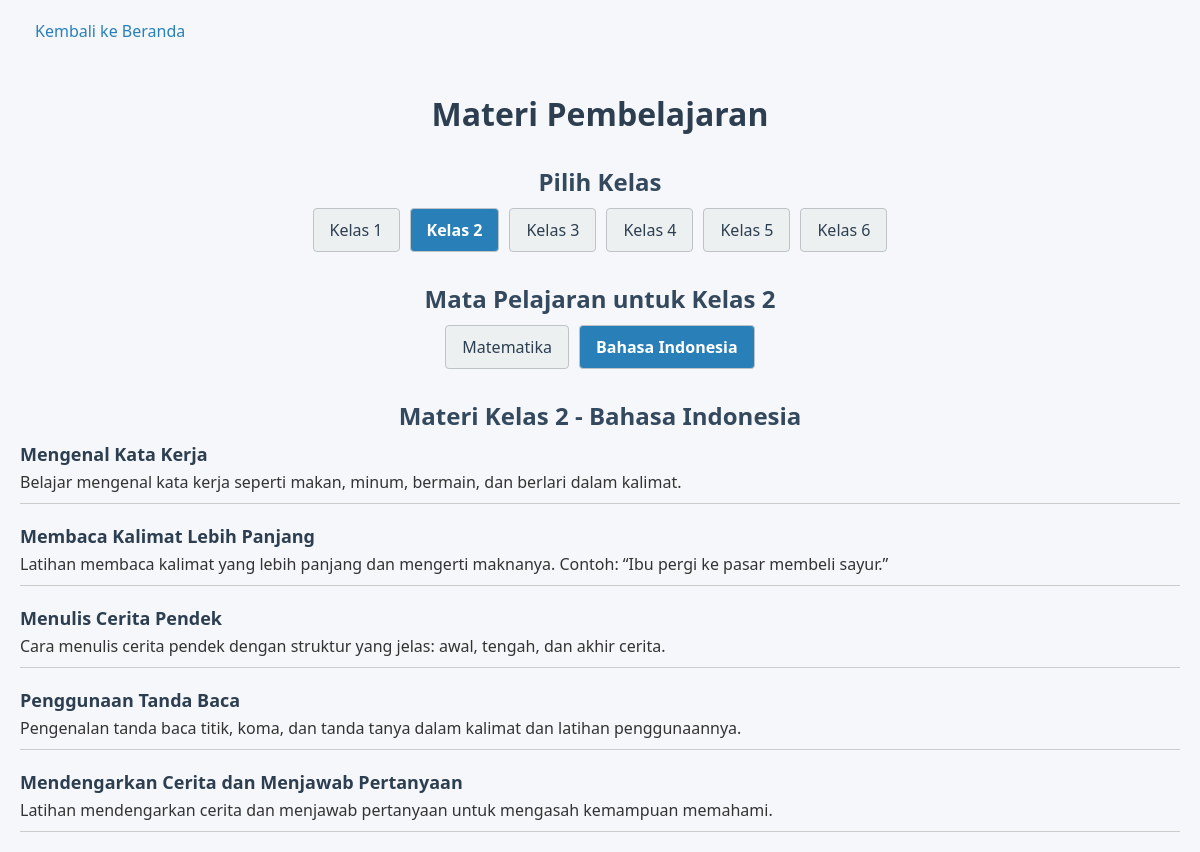
/materi.php?kelas=2&mapel=Bahasa+Indonesia (signed in), run on the app's committed database.
### tables this page shows
CREATE TABLE `materi` (
  `id` int(11) NOT NULL,
  `kelas` int(11) NOT NULL,
  `mapel` varchar(50) NOT NULL,
  `judul` varchar(255) NOT NULL,
  `konten` text NOT NULL
);

### materi.php (the view, shortened to what this page needs)
<?php
include 'db.php';
$kelas = isset($_GET['kelas']) ? (int)$_GET['kelas'] : 0;
$mapel = isset($_GET['mapel']) ? $_GET['mapel'] : '';
?>
<!DOCTYPE html>
<html>
<head>
  <link rel="stylesheet" href="style.css">
</head>
<body class="body-materi">
<a href="index.php" class="back">Kembali ke Beranda</a>
<h1 class="judul-halaman">Materi Pembelajaran</h1>
<section class="section-kelas">
  <h2 class="judul-subbagian">Pilih Kelas</h2>
  <div class="menu-kelas">
    <?php for ($i = 1; $i <= 6; $i++): ?>
      <a href="materi.php?kelas=<?= $i ?>" class="btn-kelas <?= ($kelas == $i) ? 'aktif' : '' ?>">Kelas <?= $i ?></a>
    <?php endfor; ?>
  </div>
</section>
<?php if ($kelas): ?>
  <section class="section-mapel">
    <h2 class="judul-subbagian">Mata Pelajaran untuk Kelas <?= $kelas ?></h2>
    <div class="menu-mapel">
      <?php
      $result_mapel = mysqli_query($conn, "SELECT DISTINCT mapel FROM materi WHERE kelas = $kelas");
      while ($m = mysqli_fetch_assoc($result_mapel)):
      ?>
        <a href="materi.php?kelas=<?= $kelas ?>&mapel=<?= urlencode($m['mapel']) ?>" class="btn-mapel <?= ($mapel == $m['mapel']) ? 'aktif' : '' ?>">
          <?= htmlspecialchars($m['mapel']) ?>
        </a>
      <?php endwhile; ?>
    </div>
  </section>
<?php endif; ?>
<?php if ($kelas && $mapel): ?>
  <section class="section-materi">
    <h2 class="judul-subbagian">Materi Kelas <?= $kelas ?> - <?= htmlspecialchars($mapel) ?></h2>
    <?php
    $result_materi = mysqli_query($conn, "SELECT * FROM materi WHERE kelas = $kelas AND mapel = '$mapel'");
    if (mysqli_num_rows($result_materi) == 0): ?>
      <p class="pesan-tidak-ada">Tidak ada materi tersedia.</p>
    <?php else: ?>
      <ul class="daftar-materi">
        <?php while ($row = mysqli_fetch_assoc($result_materi)): ?>
          <li class="item-materi">
            <strong class="judul-materi"><?= htmlspecialchars($row['judul']) ?></strong><br>
            <div class="konten-materi"><?= nl2br(htmlspecialchars($row['konten'])) ?></div>
          </li>
        <?php endwhile; ?>
      </ul>
    <?php endif; ?>
  </section>
<?php endif; ?>
</body>
</html>

### style.css (style rules this page uses)
body { font-family: Arial, sans-serif; background-color: #f0f8ff; margin: 0; padding: 0; }
h2 { text-align: center; margin-bottom: 20px; color: #333; }
body.body-materi { font-family: 'Segoe UI', sans-serif; background-color: #f5f7fa; margin: 0; padding: 0 20px; color: #333; }
h1.judul-halaman { text-align: center; color: #2c3e50; margin-top: 30px; margin-bottom: 10px; }
h2.judul-subbagian { margin-top: 30px; margin-bottom: 10px; color: #34495e; }
.menu-kelas, .menu-mapel { display: flex; justify-content: center; flex-wrap: wrap; gap: 10px; margin-bottom: 20px; }
.btn-kelas, .btn-mapel { padding: 10px 16px; background-color: #ecf0f1; color: #2c3e50; text-decoration: none; border-radius: 4px; border: 1px solid #bdc3c7; transition: background-color 0.3s, color 0.3s; }
.aktif { background-color: #2980b9; color: white !important; font-weight: bold; }
.daftar-materi { list-style: none; padding-left: 0; margin: 0; }
.item-materi { margin-bottom: 20px; padding-bottom: 10px; border-bottom: 1px solid #ccc; }
.judul-materi { font-size: 18px; color: #2c3e50; }
.konten-materi { margin-top: 5px; white-space: pre-wrap; }
.back { text-decoration: none; background-color: transparent; color: #2980b9; padding: 10px 15px; margin: 10px 0; border: none; border-radius: 5px; display: inline-block; text-align: center; }

### data on the page
materi: judul "Mengenal Kata Kerja", konten "Belajar mengenal kata kerja seperti makan, minum, bermain, dan berlari dalam kalimat."
materi: judul "Membaca Kalimat Lebih Panjang", konten "Latihan membaca kalimat yang lebih panjang dan mengerti maknanya. Contoh: “Ibu pergi ke pasar membeli sayur.”"
materi: judul "Menulis Cerita Pendek", konten "Cara menulis cerita pendek dengan struktur yang jelas: awal, tengah, dan akhir cerita."
materi: judul "Penggunaan Tanda Baca", konten "Pengenalan tanda baca titik, koma, dan tanda tanya dalam kalimat dan latihan penggunaannya."
materi: judul "Mendengarkan Cerita dan Menjawab Pertanyaan", konten "Latihan mendengarkan cerita dan menjawab pertanyaan untuk mengasah kemampuan memahami."

### other printed values
$kelas "2"
$m['mapel'] "Matematika"
$m['mapel'] "Bahasa Indonesia"
$mapel "Bahasa Indonesia"
